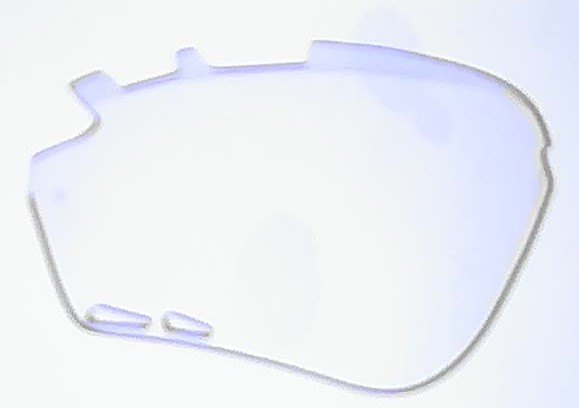
#> input picture Images/WIN_20250928_18_52_51_Pro.jpg, 579 x 408 px
$ python -i Main.py   (imports and definitions only)
#> lines starting #> are read from the running program, lines starting #| are printed output that depends on the picture; after the words box and inside, x2 and y2 are one past the last pixel; in counts of white or black regions, pixels touching at a corner belong together
#> further down, picture is the input picture: shape (408, 579, 3); mean B, G, R 246.5, 240.2, 237.4
"""
camera_app_mod.py
Applicazione: live camera + scatto + anteprima originale + outline (UI moderna con customtkinter)
Dipendenze: opencv-python, pillow, customtkinter
Installa: pip install opencv-python pillow customtkinter
"""

import cv2
import os
import customtkinter as ctk
from tkinter import filedialog
from PIL import Image, ImageTk
from datetime import datetime

# -----------------------
# Config customtkinter
# -----------------------
# [2 lines not run here, left out]

# -----------------------
# Funzioni di elaborazione
# -----------------------
def create_outline_from_bgr(frame_bgr):
    """
    Crea l'immagine di contorno (outline) a partire da un frame BGR (OpenCV).
    Ritorna un'immagine BGR (3 canali) con i contorni in bianco su sfondo nero.
    """
    gray = cv2.cvtColor(frame_bgr, cv2.COLOR_BGR2GRAY)
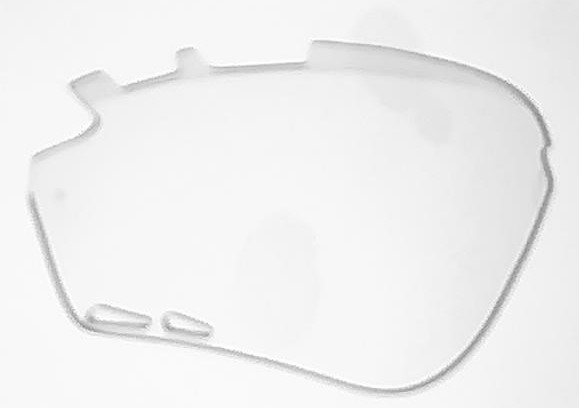
#> gray: shape (408, 579); min 131, max 255, mean 240
    blurred = cv2.GaussianBlur(gray, (5, 5), 0)
    edges = cv2.Canny(blurred, 100, 200)
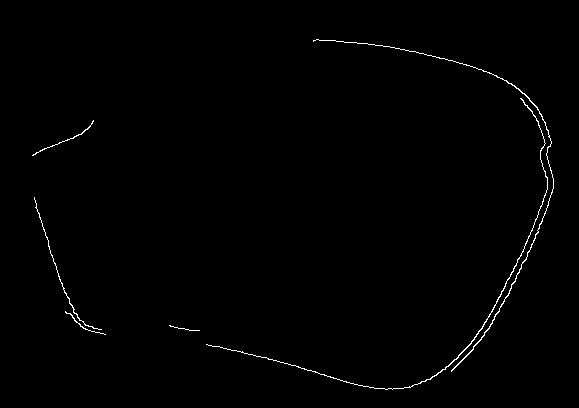
#> edges: shape (408, 579); 0.68% white in thin lines or dots, all inside (x1, y1, x2, y2) = (32, 39, 554, 390)
    outline_bgr = cv2.cvtColor(edges, cv2.COLOR_GRAY2BGR)
    return outline_bgr

# [11 lines left out: function bgr_to_tkimage, not called in this run]
# -----------------------
# Finestra di anteprima (Original + Outlined)
# -----------------------
class PreviewWindow(ctk.CTkToplevel):
    # [70 lines left out: functions __init__, save_original, save_outlined, not called in this run]

# -----------------------
# Applicazione principale
# -----------------------
class CameraApp(ctk.CTk):
    # [96 lines left out: functions __init__, update_video_loop, capture_photo, on_close, main, not called in this run]

# [2 lines not run here, left out]

>>> import cv2
>>> picture = cv2.imread('Images/WIN_20250928_18_52_51_Pro.jpg')
>>> result = create_outline_from_bgr(picture)
